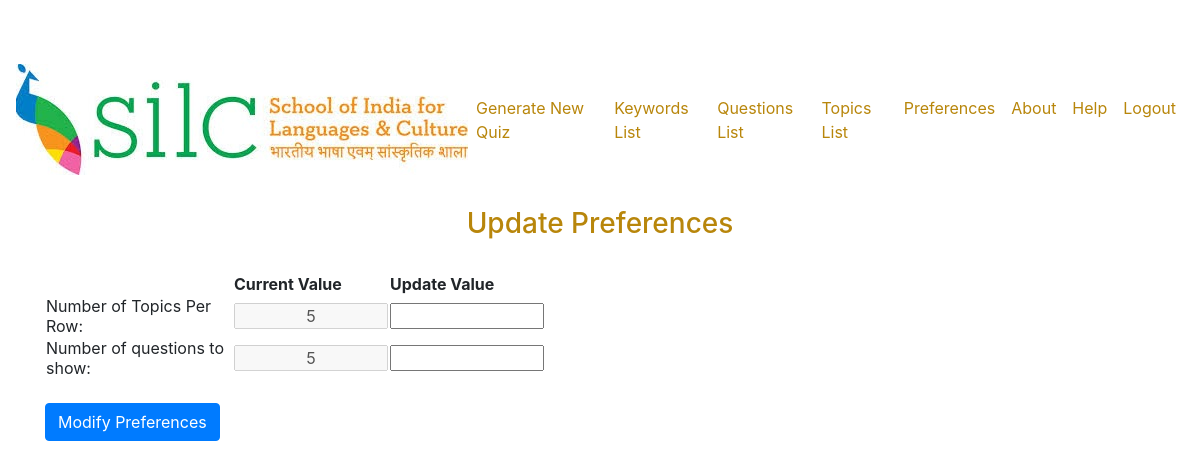
Before: /preferences.php (signed in) with the older database file.
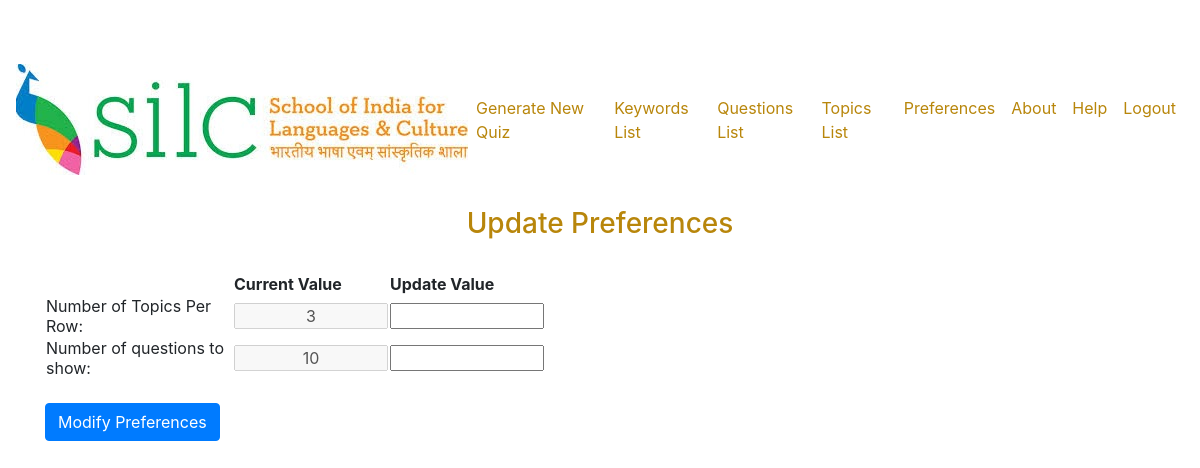
After: the same page with the newer database file.
### tables this page shows
CREATE TABLE `preferences` (
  `id` int(11) NOT NULL,
  `name` varchar(60) NOT NULL,
  `value` int(11) NOT NULL,
  `comments` varchar(100) NOT NULL
);

### preferences.php (the view, shortened to what this page needs)
<?php
require 'db_configuration.php';
include('header.php');
$sql1 = "SELECT `value` FROM `preferences` WHERE `name`= 'NO_OF_TOPICS_PER_ROW'";
$sql2 = "SELECT `value` FROM `preferences` WHERE `name`= 'NO_OF_QUESTIONS_TO_SHOW'";
$results = mysqli_query($db,$sql1);
$results2 = mysqli_query($db,$sql2);
if(mysqli_num_rows($results)>0){
    while($row = mysqli_fetch_assoc($results)){
        $column[] = $row;
    }
}
$rows = $column[0]['value'];
if(mysqli_num_rows($results2)>0){
    while($row = mysqli_fetch_assoc($results2)){
        $question[] = $row;
    }
}
$questions = $question[0]['value'];
?>
<html>
    <head>
    </head>
    <body>
    <br>
    <h3 id="title">Update Preferences</h3><br>
    </body>
    <div class="container">
        <form action="modifyThePreferences.php" method="POST">
        <table style="width:500px">
        <tr>
            <th style="width:200px"></th>
            <th>Current Value</th>
            <th>Update Value</th>
        </tr>
        <tr>
            <td style="width:200px">Number of Topics Per Row:</td>
            <td><input disabled type="int" maxlength="2" size="10" value="<?php echo $rows; ?>" title="Current value"></td>
            <td><input required type="int" name="new_rows" maxlength="2" size="10" title="Enter a number"></td>
        </tr>
        <tr>
            <td style="width200px">Number of questions to show:</td>
            <td><input disabled type="int" maxlength="2" size="10" value="<?php echo $questions; ?>" title="Current value"></td>
            <td><input required type="int" name="new_questions" maxlength="2" size="10" title="Enter a number"></td>
        </tr>
        </table><br>
        <button type="submit" name="submit" class="btn btn-primary btn-md align-items-center">Modify Preferences</button>
        </form>
    </div>
    </body>
</html>

Changed rows visible on the page:
changed preferences (number 1 of 2 on the later page): value "5" → "3"
changed preferences (number 2 of 2 on the later page): value "5" → "10"
